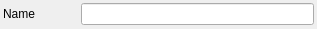
<?xml version="1.0" encoding="UTF-8"?>
<ui version="4.0">
 <class>NodeEditor</class>
 <widget class="QWidget" name="NodeEditor">
  <property name="geometry">
   <rect>
    <x>0</x>
    <y>0</y>
    <width>317</width>
    <height>29</height>
   </rect>
  </property>
  <property name="windowTitle">
   <string>Node Editor</string>
  </property>
  <layout class="QVBoxLayout" name="verticalLayout">
   <property name="spacing">
    <number>3</number>
   </property>
   <property name="leftMargin">
    <number>3</number>
   </property>
   <property name="topMargin">
    <number>3</number>
   </property>
   <property name="rightMargin">
    <number>3</number>
   </property>
   <property name="bottomMargin">
    <number>3</number>
   </property>
   <item>
    <layout class="QHBoxLayout" name="horizontalLayout">
     <item>
      <widget class="QLabel" name="label">
       <property name="minimumSize">
        <size>
         <width>75</width>
         <height>0</height>
        </size>
       </property>
       <property name="text">
        <string>Name</string>
       </property>
      </widget>
     </item>
     <item>
      <widget class="QLineEdit" name="prop_name"/>
     </item>
    </layout>
   </item>
  </layout>
 </widget>
 <resources/>
 <connections/>
</ui>
